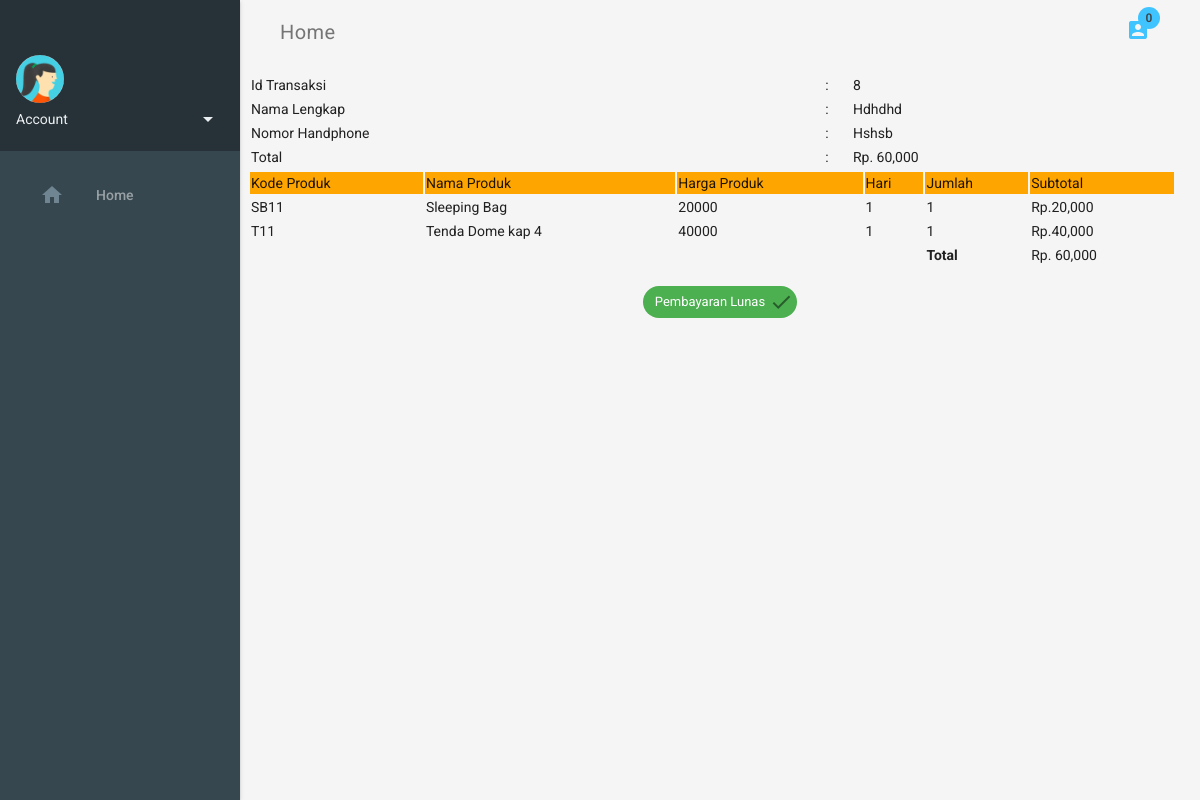
/nota.php?id=8, run on an earlier commit of the app's database.
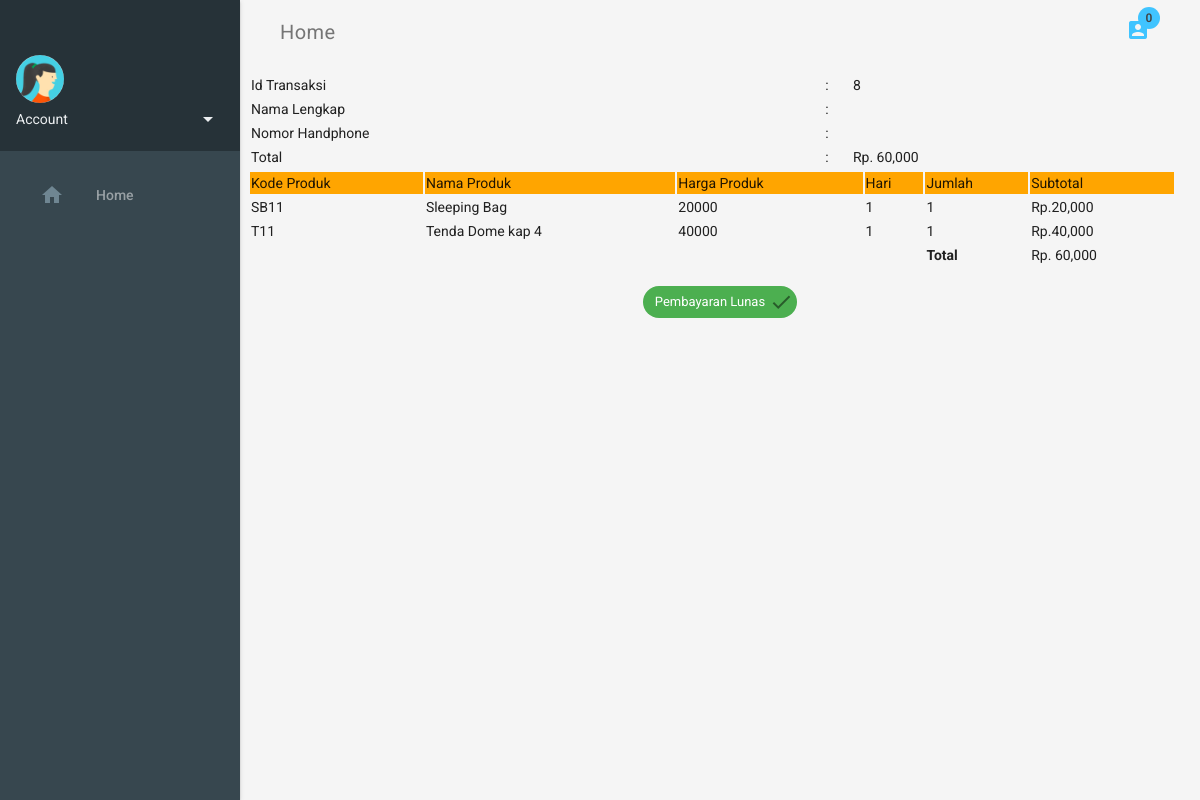
And on a later commit of the database.
### tables this page shows
CREATE TABLE `transaksi` (
  `Id_transaksi` int(11) NOT NULL,
  `username` varchar(255) DEFAULT NULL,
  `tanggal_transaksi` timestamp NULL DEFAULT current_timestamp() ON UPDATE current_timestamp(),
  `total_transaksi` varchar(255) DEFAULT NULL,
  `ket` varchar(255) DEFAULT NULL,
  `bukti_foto` text DEFAULT NULL
);

CREATE TABLE `users` (
  `Id` int(11) NOT NULL,
  `username` varchar(255) DEFAULT NULL,
  `password` varchar(255) DEFAULT NULL,
  `nama` varchar(255) DEFAULT NULL,
  `foto_id` text DEFAULT NULL,
  `hp` varchar(255) DEFAULT NULL,
  `alm` text DEFAULT NULL,
  `level` varchar(255) DEFAULT NULL
);

### nota.php (the view, shortened to what this page needs)
<?php
require_once 'admin/config/config.php';
$Id_transaksi = $_GET['id'];
$users = $conn->query("SELECT * FROM transaksi JOIN users ON transaksi.username = users.username WHERE transaksi.Id_transaksi = '$Id_transaksi'");
$data_users = $users->fetch_assoc();
?>
<!doctype html>
<html lang="en">
  <head>
    <link rel="stylesheet" href="assets/css/material.cyan-light_blue.min.css">
    <link rel="stylesheet" href="assets/css/styles.css">
  </head>
  <body>
    <div class="demo-layout mdl-layout mdl-js-layout mdl-layout--fixed-drawer mdl-layout--fixed-header">
      <header class="demo-header mdl-layout__header mdl-color--grey-100 mdl-color-text--grey-600">
        <div class="mdl-layout__header-row">
          <span class="mdl-layout-title">Home</span>
          <?php
          if(empty($_SESSION["keranjang"]) OR !isset($_SESSION["keranjang"]))
          {
            ?>
            <a href="keranjang.php">
              <div class="material-icons mdl-badge mdl-badge--overlap" data-badge="0">account_box</div>
            </a>
            <?php
          } else{
            ?>
            <a href="keranjang.php">
              <div class="material-icons mdl-badge mdl-badge--overlap" data-badge="<?php echo count($_SESSION['keranjang']); ?>">account_box</div>
            </a>
            <?php
            }
          ?>
        </div>
      </header>
      <div class="demo-drawer mdl-layout__drawer mdl-color--blue-grey-900 mdl-color-text--blue-grey-50">
        <?php include_once 'drawer.php'; ?>
        <nav class="demo-navigation mdl-navigation mdl-color--blue-grey-800">
          <?php include_once 'menu.php'; ?>
        </nav>
      </div>
      <main class="mdl-layout__content mdl-color--grey-100">
        <div class="mdl-grid demo-content">
        	<table border="0" class="mdl-cell--12-col">
        		<tr>
        			<td>Id Transaksi</td>
        			<td>:</td>
        			<td><?= $data_users['Id_transaksi']; ?></td>
        		</tr>
                <tr>
                    <td>Nama Lengkap</td>
                    <td>:</td>
                    <td><?= $data_users['nama']; ?></td>
                </tr>
        		<tr>
        			<td>Nomor Handphone</td>
        			<td>:</td>
        			<td><?= $data_users['hp']; ?></td>
        		</tr>
                <tr>
                    <td>Total</td>
                    <td>:</td>
                    <td>Rp. <?= number_format($data_users['total_transaksi']); ?></td>
                </tr>
        	</table>
        	<table class="mdl mdl-cell--12-col">
        		<tr bgcolor="orange">
        			<td>Kode Produk</td>
        			<td>Nama Produk</td>
        			<td>Harga Produk</td>
        			<td>Hari</td>
        			<td>Jumlah</td>
        			<td>Subtotal</td>
        		</tr>
        		<?php
        		$sql = $conn->query("SELECT * FROM transaksi_penyewaan WHERE Id_transaksi = '$Id_transaksi'");
        		$total = 0;
        		while ($data = $sql->fetch_assoc()) {
        			$total += $data['sub_total']*$data['hari'];
                        ?>
                    <tr>
                        <td><?= $data['kode_produk']; ?></td>
                        <td><?= $data['nama']; ?></td>
                        <td><?= $data['harga']; ?></td>
                        <td><?= $data['hari']; ?></td>
                        <td><?= $data['jumlah']; ?></td>
                        <td>Rp.<?= number_format($data['sub_total']*$data['hari']); ?></td>
                    </tr>
                    <?php
        		}
        		?>
        		<tfoot>
        			<td colspan="4"></td>
                    <td><strong>Total</strong></td>
        			<td>Rp. <?php echo number_format($total); ?></td>
        		</tfoot>
        	</table><br><br>
        </div>
        <?php
        $sqlBukti = $conn->query("SELECT ket FROM transaksi WHERE Id_transaksi = '$Id_transaksi'");
        $dataBukti = $sqlBukti->fetch_assoc();
        if ($dataBukti['ket'] == 'Belum Melakukan Pembayaran') {
        	?>
        	<div class="mdl-cell mdl-cell--12-col">
        		<p>Silahkan melakukan <strong>pembayaran DP
        			<span style="color: red;">
        				Rp. <?php echo number_format($total/2); ?>
        			</span> dari Total pembayaran
        			<span style="color: red;">
        				Rp. <?php echo number_format($total); ?>
        			</span>
        		</strong> Sebagai tanda booking produk tersebut <br> ke
        		<strong> BANK Jateng 111-1021-0011 AN. Jdk Adventure</strong>
        		<p>
        	</div>
        	<?php
        } else {
            ?>
            <div class="mdl-cell mdl-cell--12-col" style="text-align: center;">
                <span class="mdl-chip mdl-chip--deletable mdl-color--green-500 mdl-color-text--white">
                    <span class="mdl-chip__text">Pembayaran Lunas</span>
                    <button type="button" class="mdl-chip__action"><i class="material-icons">check</i></button>
                </span>
            </div>
            <?php
        }
        ?>
      </main>
    </div>
  </body>
</html>

What changed in the data, as far as the page shows it:
changed transaksi id 8: users.nama "Hdhdhd" → (not shown); users.hp "Hshsb" → (not shown)
